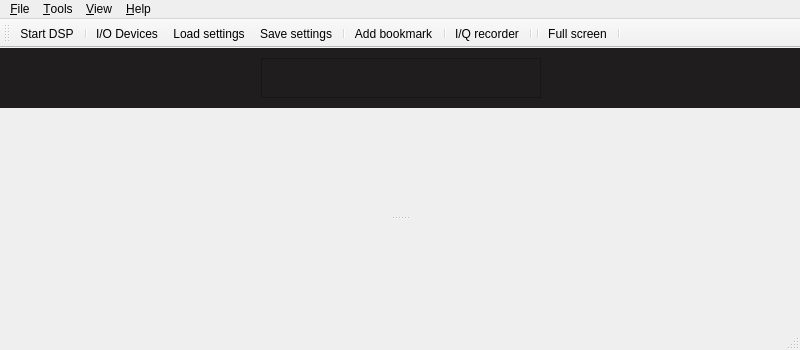
<?xml version="1.0" encoding="UTF-8"?>
<ui version="4.0">
 <class>MainWindow</class>
 <widget class="QMainWindow" name="MainWindow">
  <property name="geometry">
   <rect>
    <x>0</x>
    <y>0</y>
    <width>800</width>
    <height>350</height>
   </rect>
  </property>
  <property name="windowTitle">
   <string>gqrx</string>
  </property>
  <property name="windowIcon">
   <iconset resource="../../../resources/icons.qrc">
    <normaloff>:/icons/icons/gqrx.svg</normaloff>:/icons/icons/gqrx.svg</iconset>
  </property>
  <property name="dockOptions">
   <set>QMainWindow::AllowNestedDocks|QMainWindow::AllowTabbedDocks|QMainWindow::AnimatedDocks</set>
  </property>
  <property name="unifiedTitleAndToolBarOnMac">
   <bool>true</bool>
  </property>
  <widget class="QWidget" name="centralWidget">
   <layout class="QVBoxLayout" name="verticalLayout_2">
    <property name="spacing">
     <number>0</number>
    </property>
    <property name="leftMargin">
     <number>0</number>
    </property>
    <property name="topMargin">
     <number>0</number>
    </property>
    <property name="rightMargin">
     <number>0</number>
    </property>
    <property name="bottomMargin">
     <number>0</number>
    </property>
    <item>
     <widget class="QFrame" name="frame">
      <property name="sizePolicy">
       <sizepolicy hsizetype="Minimum" vsizetype="Minimum">
        <horstretch>0</horstretch>
        <verstretch>0</verstretch>
       </sizepolicy>
      </property>
      <property name="styleSheet">
       <string notr="true">background-color: rgb(31, 29, 29);</string>
      </property>
      <property name="frameShape">
       <enum>QFrame::NoFrame</enum>
      </property>
      <property name="frameShadow">
       <enum>QFrame::Plain</enum>
      </property>
      <property name="lineWidth">
       <number>0</number>
      </property>
      <layout class="QHBoxLayout" name="horizontalLayout_2" stretch="0">
       <property name="spacing">
        <number>0</number>
       </property>
       <property name="leftMargin">
        <number>6</number>
       </property>
       <property name="topMargin">
        <number>10</number>
       </property>
       <property name="rightMargin">
        <number>4</number>
       </property>
       <property name="bottomMargin">
        <number>10</number>
       </property>
       <item>
        <layout class="QVBoxLayout" name="verticalLayout">
         <property name="spacing">
          <number>0</number>
         </property>
         <item>
          <layout class="QHBoxLayout" name="horizontalLayout_4">
           <property name="spacing">
            <number>6</number>
           </property>
           <item>
            <spacer name="horizontalSpacer_5">
             <property name="orientation">
              <enum>Qt::Horizontal</enum>
             </property>
             <property name="sizeHint" stdset="0">
              <size>
               <width>5</width>
               <height>15</height>
              </size>
             </property>
            </spacer>
           </item>
           <item>
            <widget class="CFreqCtrl" name="freqCtrl">
             <property name="sizePolicy">
              <sizepolicy hsizetype="Fixed" vsizetype="Fixed">
               <horstretch>0</horstretch>
               <verstretch>0</verstretch>
              </sizepolicy>
             </property>
             <property name="minimumSize">
              <size>
               <width>280</width>
               <height>40</height>
              </size>
             </property>
             <property name="toolTip">
              <string/>
             </property>
             <property name="frameShape">
              <enum>QFrame::StyledPanel</enum>
             </property>
             <property name="frameShadow">
              <enum>QFrame::Raised</enum>
             </property>
            </widget>
           </item>
           <item>
            <spacer name="horizontalSpacer_4">
             <property name="orientation">
              <enum>Qt::Horizontal</enum>
             </property>
             <property name="sizeHint" stdset="0">
              <size>
               <width>5</width>
               <height>15</height>
              </size>
             </property>
            </spacer>
           </item>
          </layout>
         </item>
        </layout>
       </item>
      </layout>
     </widget>
    </item>
    <item>
     <widget class="QFrame" name="plotterContainerWidget">
      <property name="sizePolicy">
       <sizepolicy hsizetype="Expanding" vsizetype="Expanding">
        <horstretch>0</horstretch>
        <verstretch>0</verstretch>
       </sizepolicy>
      </property>
      <property name="autoFillBackground">
       <bool>true</bool>
      </property>
      <property name="frameShape">
       <enum>QFrame::NoFrame</enum>
      </property>
      <property name="frameShadow">
       <enum>QFrame::Plain</enum>
      </property>
      <property name="lineWidth">
       <number>0</number>
      </property>
      <layout class="QVBoxLayout" name="verticalLayout_3">
       <property name="spacing">
        <number>0</number>
       </property>
       <property name="leftMargin">
        <number>0</number>
       </property>
       <property name="topMargin">
        <number>0</number>
       </property>
       <property name="rightMargin">
        <number>0</number>
       </property>
       <property name="bottomMargin">
        <number>0</number>
       </property>
       <item>
        <widget class="QSplitter" name="splitter">
         <property name="lineWidth">
          <number>0</number>
         </property>
         <property name="orientation">
          <enum>Qt::Vertical</enum>
         </property>
         <widget class="Plotter" name="plotter" native="true"/>
         <widget class="Waterfall" name="waterfall" native="true"/>
        </widget>
       </item>
      </layout>
     </widget>
    </item>
   </layout>
  </widget>
  <widget class="QMenuBar" name="menuBar">
   <property name="geometry">
    <rect>
     <x>0</x>
     <y>0</y>
     <width>800</width>
     <height>19</height>
    </rect>
   </property>
   <widget class="QMenu" name="menu_File">
    <property name="title">
     <string>&amp;File</string>
    </property>
    <widget class="QMenu" name="menu_RecentConfig">
     <property name="toolTip">
      <string>Load recently used setting</string>
     </property>
     <property name="title">
      <string>&amp;Recent settings</string>
     </property>
    </widget>
    <addaction name="actionDSP"/>
    <addaction name="separator"/>
    <addaction name="actionIoConfig"/>
    <addaction name="actionLoadSettings"/>
    <addaction name="actionSaveSettings"/>
    <addaction name="menu_RecentConfig"/>
    <addaction name="separator"/>
    <addaction name="actionQuit"/>
   </widget>
   <widget class="QMenu" name="menu_View">
    <property name="title">
     <string>&amp;View</string>
    </property>
   </widget>
   <widget class="QMenu" name="menu_Help">
    <property name="title">
     <string>&amp;Help</string>
    </property>
    <addaction name="separator"/>
    <addaction name="actionKbdShortcuts"/>
    <addaction name="separator"/>
    <addaction name="actionAbout"/>
    <addaction name="actionAboutGqrx"/>
    <addaction name="actionAboutQt"/>
   </widget>
   <widget class="QMenu" name="menu_Tools">
    <property name="title">
     <string>&amp;Tools</string>
    </property>
    <addaction name="separator"/>
    <addaction name="actionAddBookmark"/>
    <addaction name="separator"/>
    <addaction name="actionIqTool"/>
    <addaction name="separator"/>
    <addaction name="actionAFSK1200"/>
    <addaction name="separator"/>
    <addaction name="actionDX_Cluster"/>
   </widget>
   <addaction name="menu_File"/>
   <addaction name="menu_Tools"/>
   <addaction name="menu_View"/>
   <addaction name="menu_Help"/>
  </widget>
  <widget class="QToolBar" name="mainToolBar">
   <property name="windowTitle">
    <string>Main toolbar</string>
   </property>
   <attribute name="toolBarArea">
    <enum>TopToolBarArea</enum>
   </attribute>
   <attribute name="toolBarBreak">
    <bool>false</bool>
   </attribute>
   <addaction name="actionDSP"/>
   <addaction name="separator"/>
   <addaction name="actionIoConfig"/>
   <addaction name="actionLoadSettings"/>
   <addaction name="actionSaveSettings"/>
   <addaction name="separator"/>
   <addaction name="actionAddBookmark"/>
   <addaction name="separator"/>
   <addaction name="actionIqTool"/>
   <addaction name="separator"/>
   <addaction name="separator"/>
   <addaction name="actionFullScreen"/>
   <addaction name="separator"/>
  </widget>
  <widget class="QStatusBar" name="statusBar">
   <property name="enabled">
    <bool>true</bool>
   </property>
  </widget>
  <action name="actionQuit">
   <property name="text">
    <string>Quit</string>
   </property>
   <property name="toolTip">
    <string>Quit application</string>
   </property>
   <property name="shortcut">
    <string>Ctrl+Q</string>
   </property>
  </action>
  <action name="actionAbout">
   <property name="text">
    <string>About VioletRX</string>
   </property>
  </action>
  <action name="actionAboutGqrx">
   <property name="text">
    <string>About Gqrx</string>
   </property>
  </action>
  <action name="actionAboutQt">
   <property name="text">
    <string>About Qt</string>
   </property>
  </action>
  <action name="actionDSP">
   <property name="checkable">
    <bool>true</bool>
   </property>
   <property name="icon">
    <iconset resource="../../../resources/icons.qrc">
     <normaloff>:/icons/icons/play.svg</normaloff>:/icons/icons/play.svg</iconset>
   </property>
   <property name="text">
    <string>Start DSP</string>
   </property>
   <property name="toolTip">
    <string>Start DSP</string>
   </property>
   <property name="statusTip">
    <string>Start/stop DSP processing</string>
   </property>
   <property name="shortcut">
    <string>Ctrl+D</string>
   </property>
  </action>
  <action name="actionAFSK1200">
   <property name="text">
    <string>AFSK1200 Decoder</string>
   </property>
   <property name="toolTip">
    <string>Start AFSK1200 decoder</string>
   </property>
  </action>
  <action name="actionSched">
   <property name="checkable">
    <bool>true</bool>
   </property>
   <property name="enabled">
    <bool>false</bool>
   </property>
   <property name="icon">
    <iconset resource="../../../resources/icons.qrc">
     <normaloff>:/icons/icons/clock.svg</normaloff>:/icons/icons/clock.svg</iconset>
   </property>
   <property name="text">
    <string>Scheduler</string>
   </property>
   <property name="toolTip">
    <string>Schedule recordings and other actions</string>
   </property>
  </action>
  <action name="actionIoConfig">
   <property name="enabled">
    <bool>true</bool>
   </property>
   <property name="icon">
    <iconset resource="../../../resources/icons.qrc">
     <normaloff>:/icons/icons/flash.svg</normaloff>:/icons/icons/flash.svg</iconset>
   </property>
   <property name="text">
    <string>I/O Devices</string>
   </property>
   <property name="toolTip">
    <string>Configure I/O devices</string>
   </property>
   <property name="statusTip">
    <string>Opens the hardware configuration dialog</string>
   </property>
   <property name="visible">
    <bool>true</bool>
   </property>
  </action>
  <action name="actionFullScreen">
   <property name="checkable">
    <bool>true</bool>
   </property>
   <property name="icon">
    <iconset resource="../../../resources/icons.qrc">
     <normaloff>:/icons/icons/fullscreen.svg</normaloff>:/icons/icons/fullscreen.svg</iconset>
   </property>
   <property name="text">
    <string>Full screen</string>
   </property>
   <property name="toolTip">
    <string>Toggle full screen mode</string>
   </property>
   <property name="shortcut">
    <string>F11</string>
   </property>
  </action>
  <action name="actionLoadSettings">
   <property name="icon">
    <iconset resource="../../../resources/icons.qrc">
     <normaloff>:/icons/icons/folder.svg</normaloff>:/icons/icons/folder.svg</iconset>
   </property>
   <property name="text">
    <string>Load settings</string>
   </property>
   <property name="toolTip">
    <string>Load settings from config file, use that config file</string>
   </property>
   <property name="statusTip">
    <string/>
   </property>
   <property name="shortcut">
    <string>Ctrl+L</string>
   </property>
  </action>
  <action name="actionSaveSettings">
   <property name="icon">
    <iconset resource="../../../resources/icons.qrc">
     <normaloff>:/icons/icons/floppy.svg</normaloff>:/icons/icons/floppy.svg</iconset>
   </property>
   <property name="text">
    <string>Save settings</string>
   </property>
   <property name="toolTip">
    <string>Save current settings to config file, use that config file</string>
   </property>
   <property name="statusTip">
    <string/>
   </property>
   <property name="shortcut">
    <string>Ctrl+S</string>
   </property>
  </action>
  <action name="actionAddBookmark">
   <property name="icon">
    <iconset resource="../../../resources/icons.qrc">
     <normaloff>:/icons/icons/bookmark-new.svg</normaloff>:/icons/icons/bookmark-new.svg</iconset>
   </property>
   <property name="text">
    <string>Add bookmark</string>
   </property>
   <property name="toolTip">
    <string>Bookmark the current frequency and mode (Ctrl+Shift+B)</string>
   </property>
   <property name="shortcut">
    <string>Ctrl+Shift+B</string>
   </property>
  </action>
  <action name="actionIqTool">
   <property name="icon">
    <iconset resource="../../../resources/icons.qrc">
     <normaloff>:/icons/icons/signal.svg</normaloff>:/icons/icons/signal.svg</iconset>
   </property>
   <property name="text">
    <string>I/Q recorder</string>
   </property>
   <property name="toolTip">
    <string>Record and play I/Q data</string>
   </property>
   <property name="statusTip">
    <string>Open I/Q recorder dialog</string>
   </property>
   <property name="shortcut">
    <string>Ctrl+I</string>
   </property>
  </action>
  <action name="actionKbdShortcuts">
   <property name="icon">
    <iconset resource="../../../resources/icons.qrc">
     <normaloff>:/icons/icons/info.svg</normaloff>:/icons/icons/info.svg</iconset>
   </property>
   <property name="text">
    <string>Keyboard shortcuts</string>
   </property>
   <property name="toolTip">
    <string>Show help on keyboard shortcuts</string>
   </property>
  </action>
  <action name="actionSaveWaterfall">
   <property name="text">
    <string>Save waterfall</string>
   </property>
   <property name="statusTip">
    <string>Save the current waterfall to a graphics file</string>
   </property>
   <property name="shortcut">
    <string>Ctrl+W</string>
   </property>
  </action>
  <action name="actionDX_Cluster">
   <property name="text">
    <string>DX Cluster</string>
   </property>
   <property name="toolTip">
    <string>Open DX Cluster Dialog</string>
   </property>
   <property name="shortcut">
    <string>Ctrl+C</string>
   </property>
  </action>
 </widget>
 <layoutdefault spacing="6" margin="11"/>
 <customwidgets>
  <customwidget>
   <class>CFreqCtrl</class>
   <extends>QFrame</extends>
   <header>qtclient/freqctrl.h</header>
   <container>1</container>
  </customwidget>
  <customwidget>
   <class>Plotter</class>
   <extends>QWidget</extends>
   <header>qtclient/plotter/plotter.h</header>
   <container>1</container>
  </customwidget>
  <customwidget>
   <class>Waterfall</class>
   <extends>QWidget</extends>
   <header>qtclient/plotter/waterfall.h</header>
   <container>1</container>
  </customwidget>
 </customwidgets>
 <resources>
  <include location="../../../resources/icons.qrc"/>
 </resources>
 <connections>
  <connection>
   <sender>actionQuit</sender>
   <signal>triggered()</signal>
   <receiver>MainWindow</receiver>
   <slot>close()</slot>
   <hints>
    <hint type="sourcelabel">
     <x>-1</x>
     <y>-1</y>
    </hint>
    <hint type="destinationlabel">
     <x>450</x>
     <y>257</y>
    </hint>
   </hints>
  </connection>
 </connections>
</ui>
